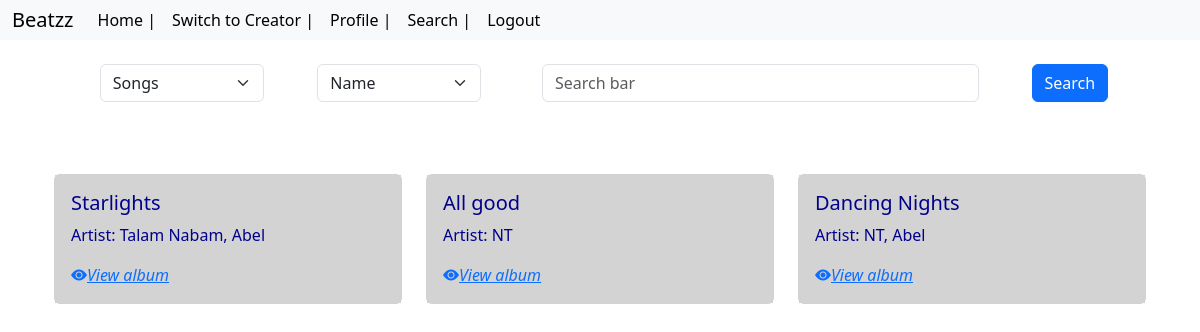
The page /all_albums (signed in) on the database its author committed.
### models.py (models this page shows)
class Albums(db.Model):
    __tablename__="Albums"
    id=db.Column(db.Integer,primary_key=True)
    name=db.Column(db.String(30), nullable=False)
    genre=db.Column(db.String(20), nullable=False)
    artist=db.Column(db.String(40), nullable=False)
    creator_id = db.Column(db.Integer, db.ForeignKey('Creator.id'), nullable=False)
    creator = db.relationship('Creator', backref='albums')
    songs = db.relationship('Songs', backref='album', lazy=True)
    flagged = db.Column(db.Boolean, default=False)

### routes/userroutes.py (the view)
@user.route('/all_albums', methods=['GET','POST'])
@auth
def all_albums():
    albums=Albums.query.all()
    return render_template('viewall_albums.html', role=User.query.get(session['role']), albums=albums)

### routes/userroutes.py (called while the page is built)
def auth(func):
    @wraps(func)
    def inner(*args, **kwargs):
        if 'user_id' not in session:
            flash('Please login first','error')
            return redirect (url_for('user.login'))
        return func(*args,**kwargs)
    return inner

### templates/viewall_albums.html (shortened to what this page needs)
{% extends "layout.html" %}
{% block content %}
<br>
<div class="container-fluid padding-3" action='{{url_for("user.search_songs")}}'>
    <form>
        <select name="category" id='category' class="form-select">
            <option value="song" selected>Songs</option>
        </select>
        <select name="parameter" id="parameter" class="form-select">
            <option value="name" selected>Name</option>
        </select>
        <input type="text" name="query" class="form-control" placeholder="Search bar" id="query">
        <button type="submit" class="btn btn-primary">Search</button>
    </form>
</div>
<br><br>
 <div class="container mt-4 mb-4">
        <div class="row mt-4 mb-4">
            {% for album in albums %}
            <div class="col-md-4" >
                <div class="card">
                    <div class="card-body" style="background-color: lightgrey; color: darkblue;">
                        <h5 class="card-title">{{ album.name }}</h5>
                        <p class="card-text">Artist: {{ album.artist }}</p>
                        <p class="card-text"><a href="{{ url_for('user.viewuser_album', album_id=album.id) }}"><i class ="bi bi-eye-fill">View album</i></a></p>
                    </div>
                </div>
                <br>
            </div>
            {% endfor %}
            <br>
    </div>
</div>
{% endblock %}

### templates/viewall_albums.html (style rules this page uses)
body { background-color: ; }
form { width: 100%; display: flex; flex-direction: row; justify-content: space-evenly; align-items: center; }
#parameter { margin-left: 8px; margin-right: 8px; width: 15%; }
#category { margin-left: 8px; margin-right: 8px; width: 15%; }
#query { margin-left: 15px; margin-right: 15px; width: 40%; }

### rows shown on the page
Albums: name "Starlights", artist "Talam Nabam, Abel"
Albums: name "All good", artist "NT"
Albums: name "Dancing Nights", artist "NT, Abel"
